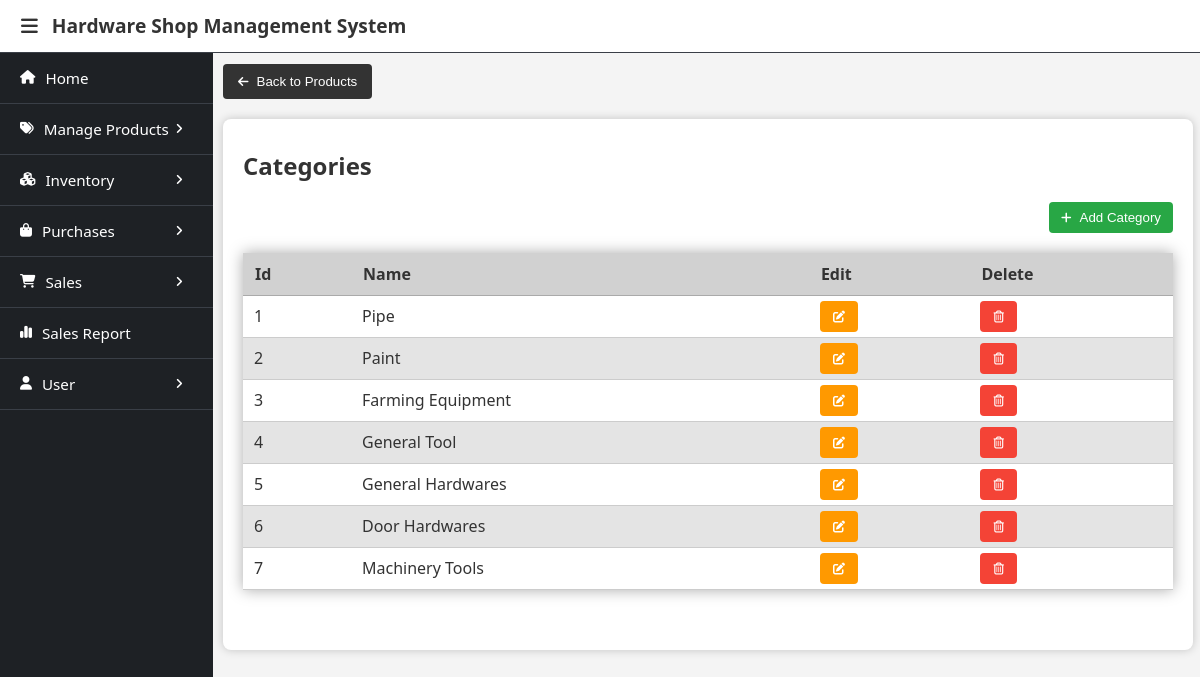
/products/categories/ (signed in), run on the app's committed database.
### database/models.py (models this page shows, shortened)
class Category(models.Model):
    category_id = models.BigAutoField(primary_key=True)
    category_name = models.CharField(max_length=100)
    class Meta:
        db_table = 'category'

### productspecs/views.py (the view)
# urls.py: path('categories/',ViewCategories.as_view(), name='view_categories'),
class ViewCategories(GroupRequiredMixin, View):
    def get(self, request):
        context = {
            'categories':Category.objects.all()
        }
        return render(request, 'categories.html', context)

### user/context_processors.py (called while the page is built)
def get_users(request):
    users = User.objects.all()
    return {
        'users': users
    }

### user/templatetags/user_custom_tags.py (called while the page is built)
@register.filter(name='has_group')
def has_group(user, group_name):
    return user.groups.filter(name=group_name).exists()

### user/views.py (called while the page is built)
    def dispatch(self, request, *args, **kwargs):
        user = request.user
        if not user.is_authenticated:
            return redirect('login_page')
        if not any([user.groups.filter(name=group).exists() for group in self.groups_required]):
            print(user.groups)
            return self.handle_no_permission()
        return super().dispatch(request,*args, **kwargs)

### productspecs/templates/categories.html (shortened to what this page needs)
{% extends 'base.html' %}
{% load user_custom_tags %}
{% block menubar %}
    {% if request.user|has_group:"Owner" %}
        {% include 'owner_menu.html' %}
    {% elif request.user|has_group:"Salesman" %}
        {% include 'salesman_menu.html' %}
    {% endif %}
{% endblock %}
{% block content %}
<a href="/products/"><button><i class="fa-solid fa-arrow-left"></i>Back to Products</button></a>
<div class="container">
    <h2>Categories</h2>
    <a href="/products/categories/add/"><button class="btn btn-add"><i class="fa-solid fa-plus"></i>Add Category</button></a>
    <table>
        <thead>
            <tr>
                <th>Id</th>
                <th>Name</th>
                <th>Edit</th>
                <th>Delete</th>
            </tr>
        </thead>
        <tbody>
            {% for category in categories %}
            <tr>
                <td>{{category.category_id}}</td>
                <td>{{category.category_name}}</td>
                <td><a href="{% url 'edit_category' category.category_id %}"><button class="btn btn-edit"><i class="fa-solid fa-pen-to-square m-0"></i></button></a></td>
                <td><a href="{% url 'delete_category' category.category_id %}"><button class="btn btn-delete"><i class="fa-regular fa-trash-can m-0"></i></button></a></td>
            </tr>
            {% endfor %}
        </tbody>
    </table>
</div>
{% endblock %}

### static/css/header_sidebar_layout.css (style rules this page uses)
body { margin: 0; font-family: system-ui, -apple-system, BlinkMacSystemFont, 'Segoe UI', Roboto, Oxygen, Ubuntu, Cantarell, 'Open Sans', 'Helvetica Neue', sans-serif; background-color: #f4f4f4; }

### templates/base.html (style rules this page uses)
.m-0 { margin: 0px !important; }
h1, h2 { color: #333; }
i { margin-right: 8px; font-size: 0.9em; }
.container { background: #fff; padding: 10px 20px 20px; margin: 20px 0; border-radius: 8px; box-shadow: 0 0 10px rgba(0, 0, 0, 0.2); }
button { background-color: #333; color: white; padding: 10px 15px; border: none; border-radius: 4px; cursor: pointer; }
.container .btn { display: inline-block; padding: 8px 13px; border: none; border-radius: 4px; cursor: pointer; color: white; transition: background-color 0.2s; }
.container .btn-edit { background-color: #ff9900; }
.container .btn-delete { background-color: #f44336; }
.container .btn-add, .container .btn-edit-stock { background-color: #28a745; float: right; padding:8px 12px; margin-bottom: 20px; }
table { width: 100%; border-collapse: collapse; margin-bottom: 40px; box-shadow: 0px 0px 14px #aaa; overflow-x: auto; }
th, td { text-align: left; border-bottom: 1px solid #ccc; }
th { background-color: #d1d1d1; padding: 10px 12px; color: #333; border-bottom: 1px solid #aaa; font-weight: bold; }
td { padding: 5px 11px; background-color: #fff; color: #333; }
tr:nth-child(even) td { background-color: #e4e4e4; }

### data on the page
Category: category_id "1", category_name "Pipe"
Category: category_id "2", category_name "Paint"
Category: category_id "3", category_name "Farming Equipment"
Category: category_id "4", category_name "General Tool"
Category: category_id "5", category_name "General Hardwares"
Category: category_id "6", category_name "Door Hardwares"
Category: category_id "7", category_name "Machinery Tools"
